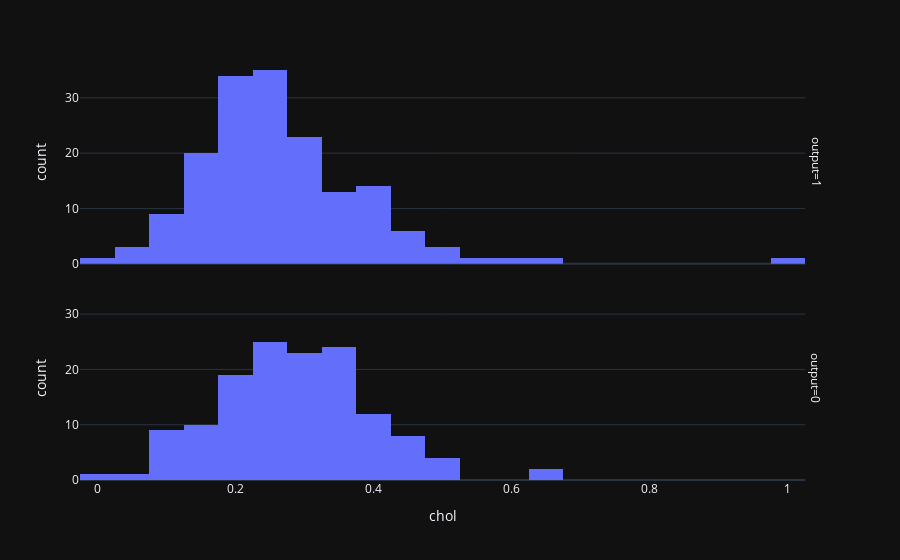

Write notebook code for a chart like this one.
### Code cell
fig = px.histogram (df, x = "chol",  facet_row = "output",  template = 'plotly_dark')
fig.show ()

### Figure 1 — Plotly figure (JSON) as saved in the notebook; plotly's stock layout.template omitted (floating-point values rounded to 4 significant figures; data arrays with more than 128 entries replaced by an {"elided": "..."} marker saying what was removed)
{"data": [{"alignmentgroup": "True", "bingroup": "x", "hovertemplate": "output=1<br>chol=%{x}<br>count=%{y}<extra></extra>", "legendgroup": "", "marker": {"color": "#636efa", "pattern": {"shape": ""}}, "name": "", "offsetgroup": "", "orientation": "v", "showlegend": false, "type": "histogram", "x": {"elided": "165 float values"}, "xaxis": "x2", "yaxis": "y2"}, {"alignmentgroup": "True", "bingroup": "x", "hovertemplate": "output=0<br>chol=%{x}<br>count=%{y}<extra></extra>", "legendgroup": "", "marker": {"color": "#636efa", "pattern": {"shape": ""}}, "name": "", "offsetgroup": "", "orientation": "v", "showlegend": false, "type": "histogram", "x": {"elided": "138 float values"}, "xaxis": "x", "yaxis": "y"}], "layout": {"annotations": [{"font": {}, "showarrow": false, "text": "output=0", "textangle": 90, "x": 0.98, "xanchor": "left", "xref": "paper", "y": 0.2425, "yanchor": "middle", "yref": "paper"}, {"font": {}, "showarrow": false, "text": "output=1", "textangle": 90, "x": 0.98, "xanchor": "left", "xref": "paper", "y": 0.7575, "yanchor": "middle", "yref": "paper"}], "barmode": "relative", "legend": {"tracegroupgap": 0}, "margin": {"t": 60}, "xaxis": {"anchor": "y", "domain": [0, 0.98], "title": {"text": "chol"}}, "xaxis2": {"anchor": "y2", "domain": [0, 0.98], "matches": "x", "showticklabels": false}, "yaxis": {"anchor": "x", "domain": [0, 0.485], "title": {"text": "count"}}, "yaxis2": {"anchor": "x2", "domain": [0.515, 1], "matches": "y", "title": {"text": "count"}}}}
